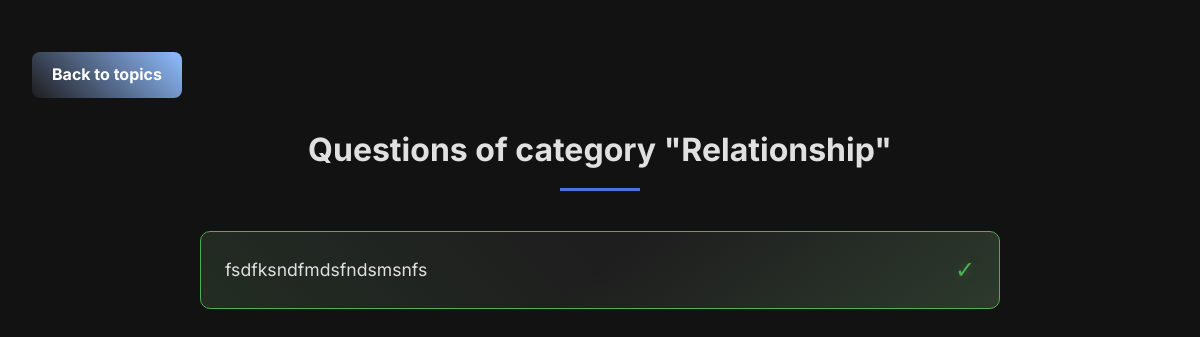
Page /categories/1/ (signed in) on the earlier database version.
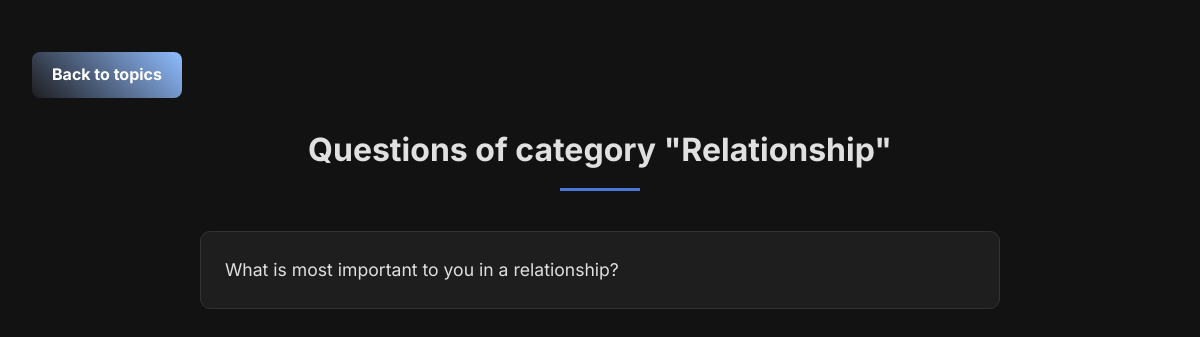
Same page on the later database version.
### main/models.py (models this page shows, shortened)
class Question(models.Model):
    QUESTION_TYPES = (
        ('text', 'Текстовый ответ'),
        ('single', 'Один вариант'),
        ('multiple', 'Несколько вариантов'),
    )
    category = models.ForeignKey(Category, on_delete=models.CASCADE, related_name='questions')
    text = models.TextField(verbose_name="Текст вопроса")
    question_type = models.CharField(max_length=10, choices=QUESTION_TYPES, default='text')

### main/views.py (the view)
# urls.py: path('categories/<int:category_id>/', views.category_questions, name='category_questions'),
@login_required
def category_questions(request, category_id):
    category = get_object_or_404(Category, id=category_id)
    questions = Question.objects.filter(category=category).prefetch_related('answer_set')
    answered_ids = UserAnswer.objects.filter(
        user=request.user,
        question__in=questions
    ).values_list('question_id', flat=True)
    total_questions = questions.count()
    answered_count = len(answered_ids)
    progress = round((answered_count / total_questions * 100), 2) if total_questions > 0 else 0.0
    return render(request, 'questions/category_questions.html', {
        'category': category,
        'questions': questions,
        'answered_questions': answered_ids,
        'progress': float(progress) if progress else 0.0,  # Теперь передаём float (например: 66.67)
        'total_questions': total_questions,
        'answered_count': answered_count
    })

### main/templates/questions/category_questions.html (shortened to what this page needs)
{% load static %}
<!DOCTYPE html>
<html lang="ru">
<head>
    <link rel="stylesheet" href="{% static 'css/category_questions.css' %}">
    <a href="/categories/" class="back-to-topics">Back to topics</a>
</head>
<body>
    <h2>Questions of category "{{ category.name }}"</h2>
    <div class="questions-list">
        {% for question in questions %}
        <div class="question-item {% if question.id in answered_questions %}answered{% endif %}">
            <a href="{% url 'question_detail' question.id %}">
                {{ question.text|truncatechars:80 }}
            </a>
            {% if question.id in answered_questions %}
            <span class="status-indicator">✓</span>
            {% endif %}
        </div>
        {% empty %}
        <div class="question-item">
            <p>В этой категории пока нет вопросов</p>
        </div>
        {% endfor %}
    </div>
</body>
</html>

Differences in the rows shown:
removed Question: text "fsdfksndfmdsfndsmsnfs"
added Question: text "What is most important to you in a relationship?"
